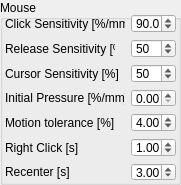
    <widget class="QGroupBox" name="groupBox">
     <property name="geometry">
      <rect>
       <x>505</x>
       <y>4</y>
       <width>181</width>
       <height>185</height>
      </rect>
     </property>
     <property name="title">
      <string>Mouse</string>
     </property>
     <widget class="QWidget" name="gridLayoutWidget_7">
      <property name="geometry">
       <rect>
        <x>5</x>
        <y>14</y>
        <width>171</width>
        <height>167</height>
       </rect>
      </property>
      <layout class="QGridLayout" name="gridLayout_7">
       <item row="4" column="0">
        <widget class="QLabel" name="label_40">
         <property name="text">
          <string>Motion tolerance [%]</string>
         </property>
        </widget>
       </item>
       <item row="1" column="0">
        <widget class="QLabel" name="label_27">
         <property name="sizePolicy">
          <sizepolicy hsizetype="Fixed" vsizetype="Preferred">
           <horstretch>0</horstretch>
           <verstretch>0</verstretch>
          </sizepolicy>
         </property>
         <property name="maximumSize">
          <size>
           <width>110</width>
           <height>16777215</height>
          </size>
         </property>
         <property name="toolTip">
          <string>&lt;html&gt;&lt;head/&gt;&lt;body&gt;&lt;p&gt;When set to 100% the Release threshhold matches the trigger threshhold&lt;/p&gt;&lt;/body&gt;&lt;/html&gt;</string>
         </property>
         <property name="text">
          <string>Release Sensitivity [%]</string>
         </property>
        </widget>
       </item>
       <item row="2" column="0">
        <widget class="QLabel" name="label_26">
         <property name="text">
          <string>Cursor Sensitivity [%]</string>
         </property>
        </widget>
       </item>
       <item row="2" column="1">
        <widget class="QSpinBox" name="spinbox_mouse_cursor_sensitivity">
         <property name="sizePolicy">
          <sizepolicy hsizetype="Fixed" vsizetype="Fixed">
           <horstretch>0</horstretch>
           <verstretch>0</verstretch>
          </sizepolicy>
         </property>
         <property name="maximumSize">
          <size>
           <width>45</width>
           <height>16777215</height>
          </size>
         </property>
         <property name="maximum">
          <number>100</number>
         </property>
         <property name="singleStep">
          <number>1</number>
         </property>
         <property name="value">
          <number>50</number>
         </property>
        </widget>
       </item>
       <item row="3" column="0">
        <widget class="QLabel" name="label_75">
         <property name="text">
          <string>Initial Pressure [%/mm]</string>
         </property>
        </widget>
       </item>
       <item row="1" column="1">
        <widget class="QSpinBox" name="spinbox_mouse_release_sensitivity">
         <property name="sizePolicy">
          <sizepolicy hsizetype="Fixed" vsizetype="Fixed">
           <horstretch>0</horstretch>
           <verstretch>0</verstretch>
          </sizepolicy>
         </property>
         <property name="maximumSize">
          <size>
           <width>45</width>
           <height>16777215</height>
          </size>
         </property>
         <property name="maximum">
          <number>100</number>
         </property>
         <property name="singleStep">
          <number>1</number>
         </property>
         <property name="value">
          <number>50</number>
         </property>
        </widget>
       </item>
       <item row="4" column="1">
        <widget class="QDoubleSpinBox" name="spinbox_motion_tolerance">
         <property name="sizePolicy">
          <sizepolicy hsizetype="Maximum" vsizetype="Fixed">
           <horstretch>0</horstretch>
           <verstretch>0</verstretch>
          </sizepolicy>
         </property>
         <property name="maximumSize">
          <size>
           <width>45</width>
           <height>16777215</height>
          </size>
         </property>
         <property name="locale">
          <locale language="English" country="UnitedStates"/>
         </property>
         <property name="buttonSymbols">
          <enum>QAbstractSpinBox::UpDownArrows</enum>
         </property>
         <property name="singleStep">
          <double>1.000000000000000</double>
         </property>
         <property name="value">
          <double>4.000000000000000</double>
         </property>
        </widget>
       </item>
       <item row="5" column="0">
        <widget class="QLabel" name="label_32">
         <property name="text">
          <string>Right Click [s]</string>
         </property>
        </widget>
       </item>
       <item row="0" column="0">
        <widget class="QLabel" name="label_18">
         <property name="text">
          <string>Click Sensitivity [%/mm]</string>
         </property>
        </widget>
       </item>
       <item row="6" column="0">
        <widget class="QLabel" name="label_38">
         <property name="text">
          <string>Recenter [s]</string>
         </property>
        </widget>
       </item>
       <item row="5" column="1">
        <widget class="QDoubleSpinBox" name="spinbox_right_click_duration">
         <property name="sizePolicy">
          <sizepolicy hsizetype="Maximum" vsizetype="Fixed">
           <horstretch>0</horstretch>
           <verstretch>0</verstretch>
          </sizepolicy>
         </property>
         <property name="maximumSize">
          <size>
           <width>45</width>
           <height>16777215</height>
          </size>
         </property>
         <property name="locale">
          <locale language="English" country="UnitedStates"/>
         </property>
         <property name="singleStep">
          <double>0.100000000000000</double>
         </property>
         <property name="value">
          <double>1.000000000000000</double>
         </property>
        </widget>
       </item>
       <item row="6" column="1">
        <widget class="QDoubleSpinBox" name="spinbox_recenter_mouse">
         <property name="sizePolicy">
          <sizepolicy hsizetype="Maximum" vsizetype="Fixed">
           <horstretch>0</horstretch>
           <verstretch>0</verstretch>
          </sizepolicy>
         </property>
         <property name="maximumSize">
          <size>
           <width>45</width>
           <height>16777215</height>
          </size>
         </property>
         <property name="locale">
          <locale language="English" country="UnitedStates"/>
         </property>
         <property name="buttonSymbols">
          <enum>QAbstractSpinBox::UpDownArrows</enum>
         </property>
         <property name="singleStep">
          <double>0.100000000000000</double>
         </property>
         <property name="value">
          <double>3.000000000000000</double>
         </property>
        </widget>
       </item>
       <item row="3" column="1">
        <widget class="QDoubleSpinBox" name="spinbox_mouse_pressure">
         <property name="sizePolicy">
          <sizepolicy hsizetype="Maximum" vsizetype="Fixed">
           <horstretch>0</horstretch>
           <verstretch>0</verstretch>
          </sizepolicy>
         </property>
         <property name="maximumSize">
          <size>
           <width>45</width>
           <height>16777215</height>
          </size>
         </property>
         <property name="locale">
          <locale language="English" country="UnitedStates"/>
         </property>
         <property name="buttonSymbols">
          <enum>QAbstractSpinBox::UpDownArrows</enum>
         </property>
         <property name="singleStep">
          <double>1.000000000000000</double>
         </property>
         <property name="value">
          <double>0.000000000000000</double>
         </property>
        </widget>
       </item>
       <item row="0" column="1">
        <widget class="QDoubleSpinBox" name="spinbox_mouse_click_sensitivity_2">
         <property name="sizePolicy">
          <sizepolicy hsizetype="Maximum" vsizetype="Fixed">
           <horstretch>0</horstretch>
           <verstretch>0</verstretch>
          </sizepolicy>
         </property>
         <property name="maximumSize">
          <size>
           <width>45</width>
           <height>16777215</height>
          </size>
         </property>
         <property name="locale">
          <locale language="English" country="UnitedStates"/>
         </property>
         <property name="buttonSymbols">
          <enum>QAbstractSpinBox::UpDownArrows</enum>
         </property>
         <property name="singleStep">
          <double>1.000000000000000</double>
         </property>
         <property name="value">
          <double>90.000000000000000</double>
         </property>
        </widget>
       </item>
      </layout>
     </widget>
    </widget>
